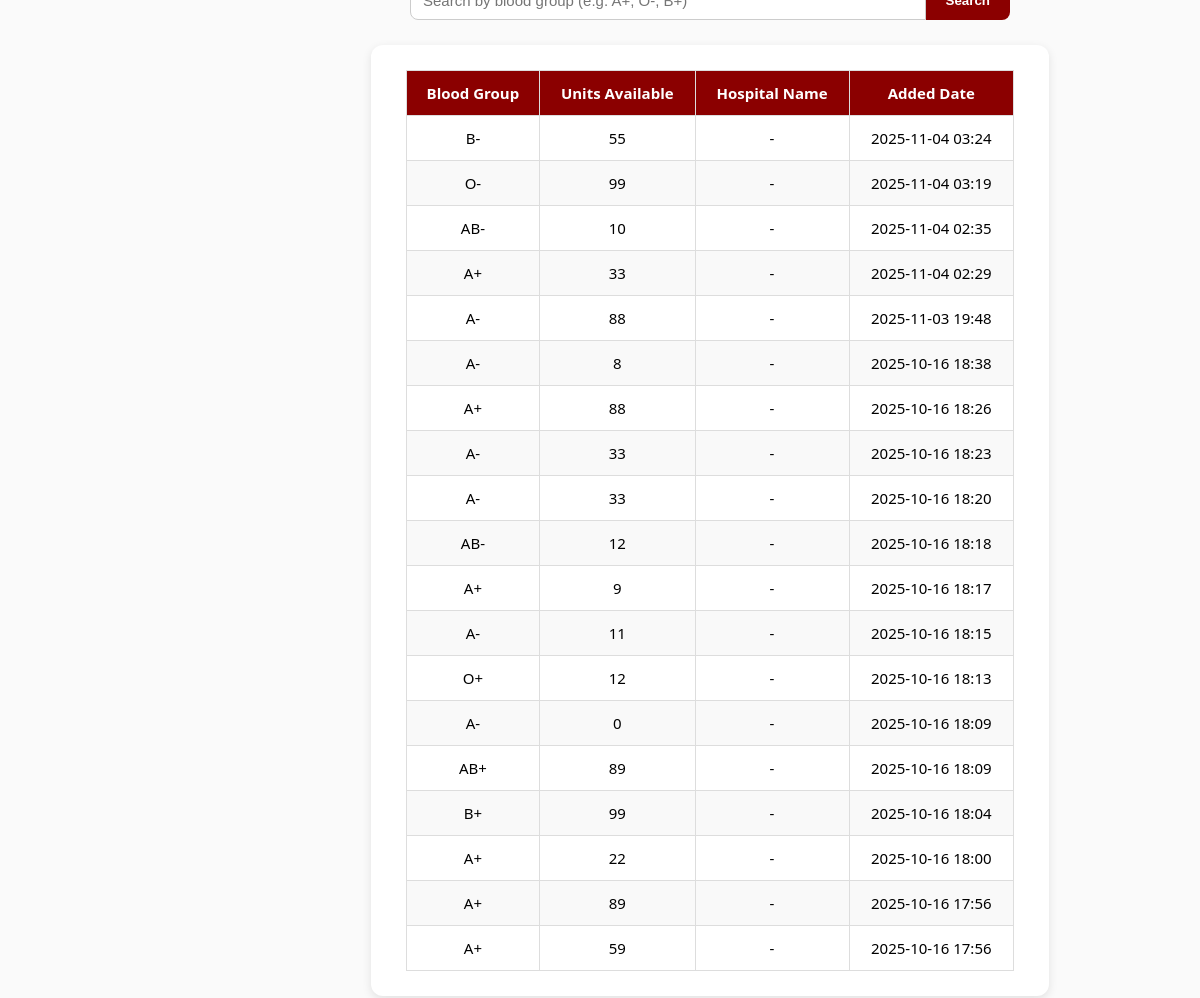
The app's page /recipient/search_blood/ (signed in), older data.
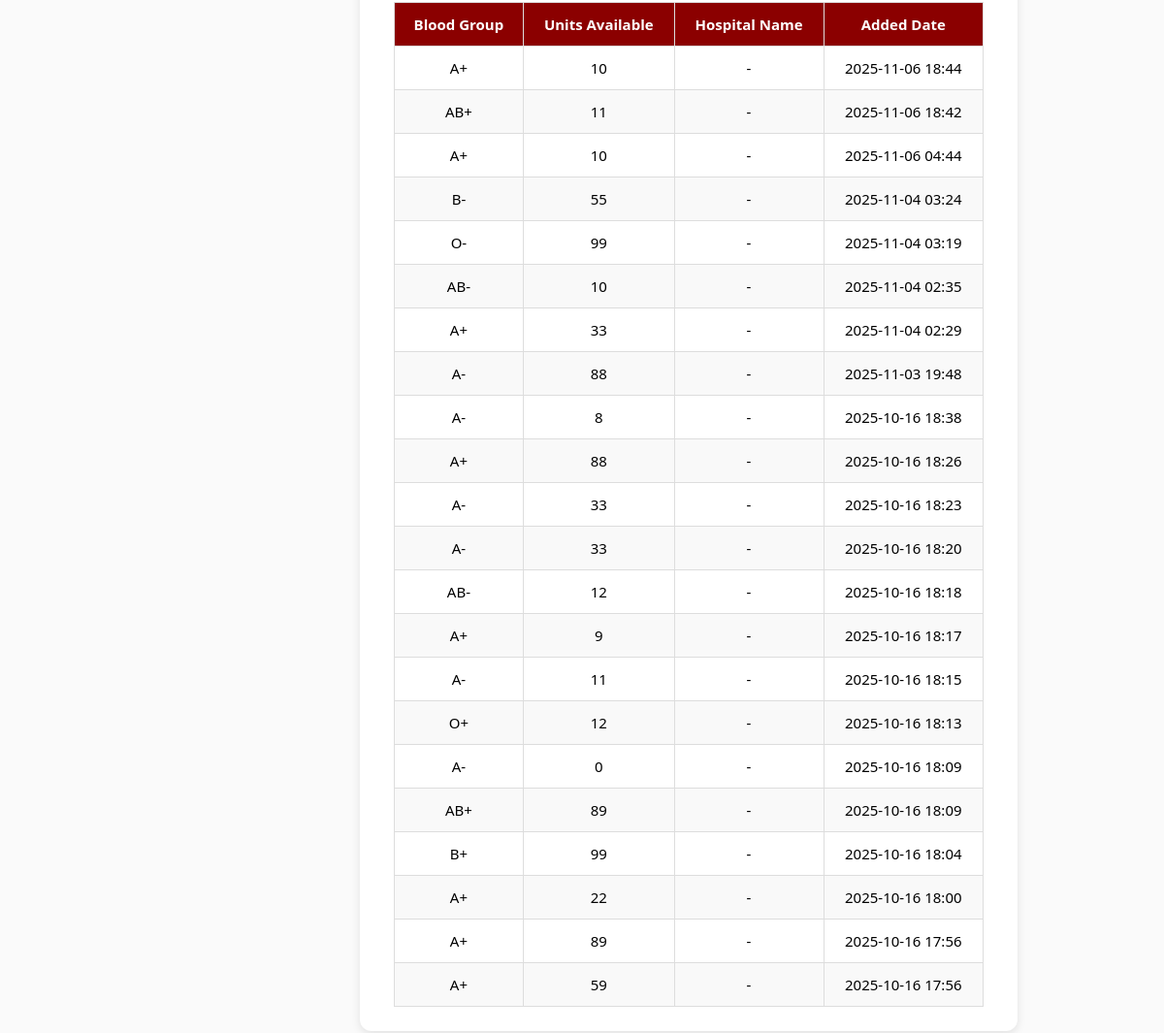
The same page, newer data.
### blood_bank_app/models.py (models this page shows, shortened)
class BloodStock(models.Model):
    BLOOD_GROUP_CHOICES = [
        ('A+', 'A+'), ('A-', 'A-'),
        ('B+', 'B+'), ('B-', 'B-'),
        ('AB+', 'AB+'), ('AB-', 'AB-'),
        ('O+', 'O+'), ('O-', 'O-'),
    ]
    bloodgroup = models.CharField(max_length=3, choices=BLOOD_GROUP_CHOICES)
    unit = models.PositiveIntegerField()
    added_at = models.DateTimeField(auto_now_add=True)

### blood_bank_app/views.py (the view)
# urls.py: path('recipient/search_blood/', views.search_blood, name='search_blood'),
@login_required
def search_blood(request):
    query = request.GET.get('q', '').strip()
    blood_stock = BloodStock.objects.all().order_by('-added_at')
    if query:
        blood_stock = blood_stock.filter(bloodgroup__icontains=query)
    return render(request, 'recipient/search_blood.html', {
        'blood_stock': blood_stock,
        'query': query,
    })

### blood_bank_app/templates/recipient/search_blood.html (shortened to what this page needs)
{% extends 'master.html' %}
{% block content %}
<div class="main-content">
    <div class="search-box">
        <form method="GET" action="">
            <input type="text" name="q" placeholder="Search by blood group (e.g. A+, O-, B+)" value="{{ query|default:'' }}">
            <button type="submit">Search</button>
        </form>
    </div>
    {% if blood_stock %}
    <div class="section">
        <table>
            <thead>
                <tr>
                    <th>Blood Group</th>
                    <th>Units Available</th>
                    <th>Hospital Name</th>
                    <th>Added Date</th>
                </tr>
            </thead>
            <tbody>
                {% for blood in blood_stock %}
                <tr>
                    <td>{{ blood.bloodgroup }}</td>
                    <td>{{ blood.unit }}</td>
                    <td>{{ blood.hospital_name|default:"-" }}</td>
                    <td>{{ blood.added_at|date:"Y-m-d H:i" }}</td>
                </tr>
                {% endfor %}
            </tbody>
        </table>
    </div>
    {% else %}
        <p>No matching blood found.</p>
    {% endif %}
</div>
{% endblock %}

### blood_bank_app/templates/master.html (shortened to what this page needs)
<!DOCTYPE html>
<html lang="en">
<head>
    {% load static %}
    <link rel="stylesheet" href="{% static 'css/blood_bank.css' %}">
</head>
<body>
{% block content %}{% endblock %}
</body>
</html>

### blood_bank_app/static/css/blood_bank.css (style rules this page uses)
body { display: flex; flex-direction: column; justify-content: center; align-items: center; height: 100vh; margin: 0; background-color:#FAFAFA; }

### blood_bank_app/templates/recipient/search_blood.html (style rules this page uses)
body, html { margin: 0; padding: 0; font-family: 'Segoe UI', sans-serif; background: #FAFAFA; }
.main-content { margin-left: 220px; padding: 140px 40px 40px; display: flex; flex-direction: column; align-items: center; }
.section { width: 100%; max-width: 900px; background: white; border-radius: 12px; padding: 25px 35px; box-shadow: 0 3px 10px rgba(0,0,0,0.1); }
table { width: 100%; border-collapse: collapse; }
th, td { border: 1px solid #ddd; padding: 12px; text-align: center; font-size: 15px; }
th { background-color: #8B0000; color: white; }
tr:nth-child(even) { background-color: #f9f9f9; }

Row changes from the older to the newer data that the page shows:
added BloodStock: bloodgroup "A+", unit "10", hospital_name "-", added_at "2025-11-06 18:44"
added BloodStock: bloodgroup "AB+", unit "11", hospital_name "-", added_at "2025-11-06 18:42"
added BloodStock: bloodgroup "A+", unit "10", hospital_name "-", added_at "2025-11-06 04:44"
